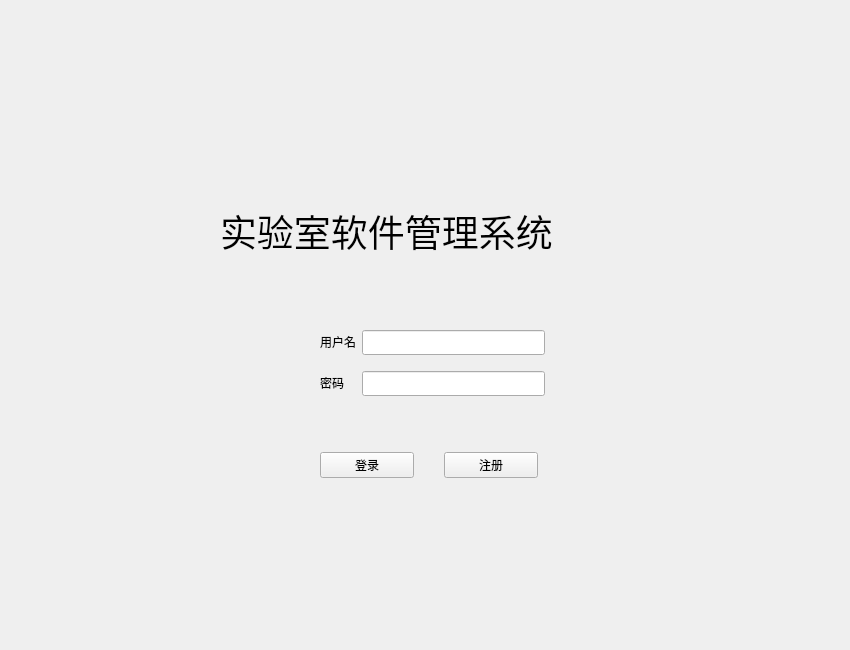
<?xml version="1.0" encoding="UTF-8"?>
<ui version="4.0">
 <class>main_window</class>
 <widget class="QWidget" name="main_window">
  <property name="windowModality">
   <enum>Qt::NonModal</enum>
  </property>
  <property name="geometry">
   <rect>
    <x>0</x>
    <y>0</y>
    <width>850</width>
    <height>650</height>
   </rect>
  </property>
  <property name="font">
   <font>
    <family>微软雅黑</family>
   </font>
  </property>
  <property name="cursor">
   <cursorShape>ArrowCursor</cursorShape>
  </property>
  <property name="mouseTracking">
   <bool>false</bool>
  </property>
  <property name="focusPolicy">
   <enum>Qt::StrongFocus</enum>
  </property>
  <property name="acceptDrops">
   <bool>false</bool>
  </property>
  <property name="windowTitle">
   <string>实验室软件管理系统</string>
  </property>
  <widget class="QLabel" name="label_title">
   <property name="geometry">
    <rect>
     <x>220</x>
     <y>190</y>
     <width>431</width>
     <height>81</height>
    </rect>
   </property>
   <property name="font">
    <font>
     <family>仿宋</family>
     <pointsize>28</pointsize>
    </font>
   </property>
   <property name="text">
    <string>实验室软件管理系统</string>
   </property>
  </widget>
  <widget class="QWidget" name="">
   <property name="geometry">
    <rect>
     <x>320</x>
     <y>320</y>
     <width>225</width>
     <height>88</height>
    </rect>
   </property>
   <layout class="QGridLayout" name="gridLayout">
    <item row="1" column="1">
     <widget class="QLineEdit" name="text_pass">
      <property name="cursor">
       <cursorShape>IBeamCursor</cursorShape>
      </property>
      <property name="focusPolicy">
       <enum>Qt::ClickFocus</enum>
      </property>
      <property name="echoMode">
       <enum>QLineEdit::Password</enum>
      </property>
     </widget>
    </item>
    <item row="0" column="1">
     <widget class="QLineEdit" name="text_user">
      <property name="focusPolicy">
       <enum>Qt::ClickFocus</enum>
      </property>
     </widget>
    </item>
    <item row="1" column="0">
     <widget class="QLabel" name="label_pass">
      <property name="focusPolicy">
       <enum>Qt::ClickFocus</enum>
      </property>
      <property name="text">
       <string>密码</string>
      </property>
     </widget>
    </item>
    <item row="0" column="0">
     <widget class="QLabel" name="lable_user">
      <property name="focusPolicy">
       <enum>Qt::ClickFocus</enum>
      </property>
      <property name="text">
       <string>用户名</string>
      </property>
     </widget>
    </item>
   </layout>
  </widget>
  <widget class="QWidget" name="">
   <property name="geometry">
    <rect>
     <x>320</x>
     <y>450</y>
     <width>218</width>
     <height>31</height>
    </rect>
   </property>
   <layout class="QHBoxLayout" name="horizontalLayout">
    <property name="spacing">
     <number>30</number>
    </property>
    <item>
     <widget class="QPushButton" name="button_login">
      <property name="text">
       <string>登录</string>
      </property>
     </widget>
    </item>
    <item>
     <widget class="QPushButton" name="button_logon">
      <property name="text">
       <string>注册</string>
      </property>
     </widget>
    </item>
   </layout>
  </widget>
 </widget>
 <resources/>
 <connections/>
</ui>
